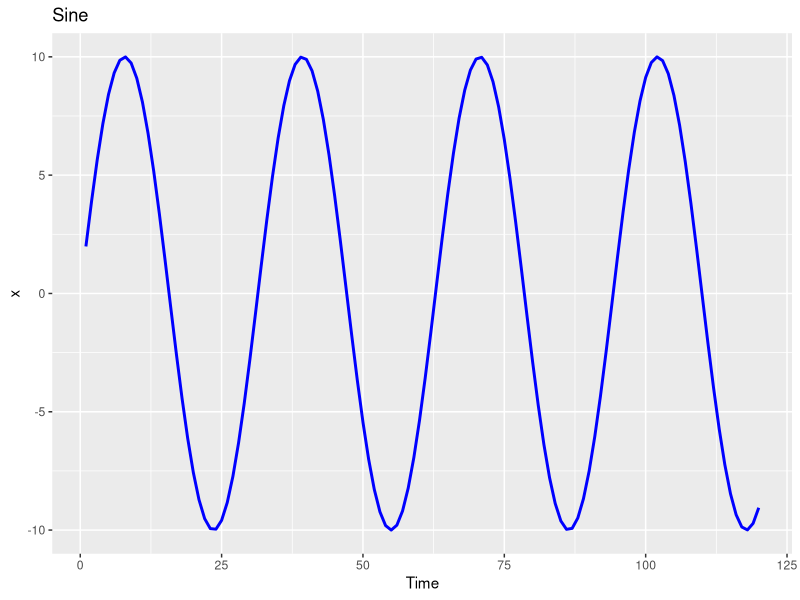
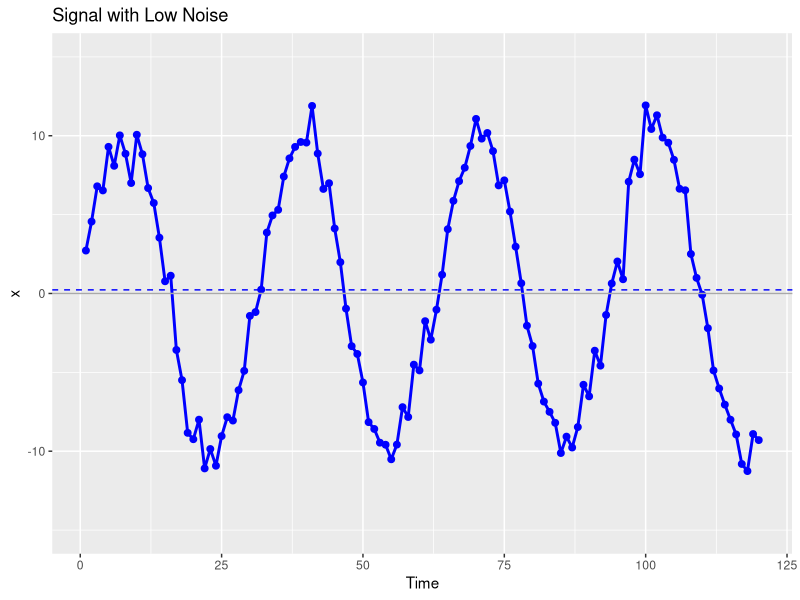
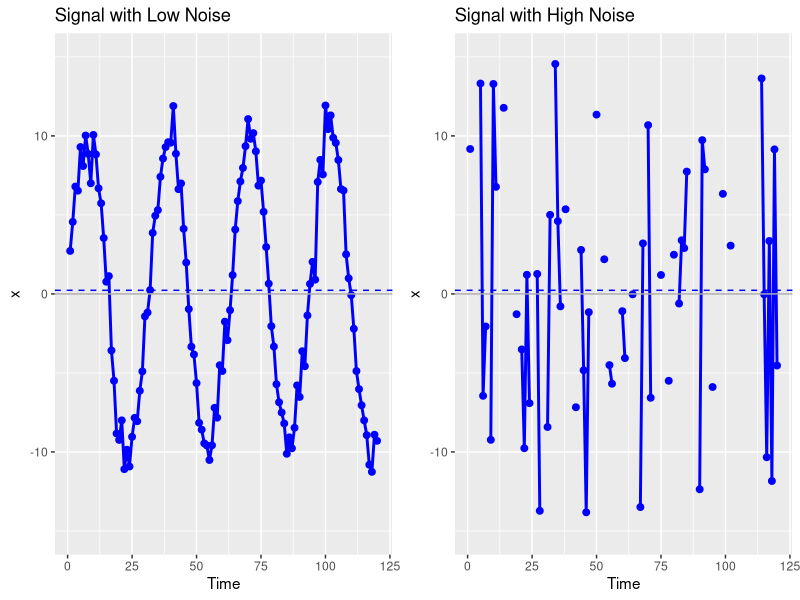

Recreate these plots in R, in order.
## ---- chunk 1
knitr::opts_chunk$set(echo = TRUE)
library(ggplot2)
library(cowplot)
## ---- chunk 2
10 / 1
## ---- chunk 3
s <- 10*sin(1:120/5)
swd <- data.frame("Time" = 1:120, "x" = s)

ggplot(swd, aes(x = Time, y = x)) + 
  geom_line(size = 1, color = "blue") +
  ggtitle("Sine")

s <- 10*sin(1:120/5)

sw <- ts(s + rnorm(120))
swd <- data.frame("Time" = 1:120, "x" = sw)

low_noise <- ggplot(swd, aes(x = Time, y = x)) + 
  geom_line(size = 1, color = "blue") +
  geom_point(shape = 19, size = 2, fill = "white", color = "blue") +
  geom_hline(yintercept = 0,
             color = "darkgrey") +
  geom_hline(yintercept = mean(swd$x),
             linetype="dashed", 
             color = "blue") +
  scale_y_continuous(
    limits = c(-15, 15)
  ) +
  ggtitle("Signal with Low Noise")

low_noise
## ---- chunk 4
sw2 <- ts(s + rnorm(120, 0, 16))
swd2 <- data.frame("Time" = 1:120, "x" = sw2)

high_noise <- ggplot(swd2, aes(x = Time, y = x)) + 
  geom_line(size = 1, color = "blue") +
  geom_point(shape = 19, size = 2, fill = "white", color = "blue") +
  geom_hline(yintercept = 0,
             color = "darkgrey") +
  geom_hline(yintercept = mean(swd$x),
             linetype="dashed", 
             color = "blue") +
  scale_y_continuous(
    limits = c(-15, 15)
  ) +
  ggtitle("Signal with High Noise")

plot_grid(low_noise, high_noise)
## ---- chunk 5
10 / 16
